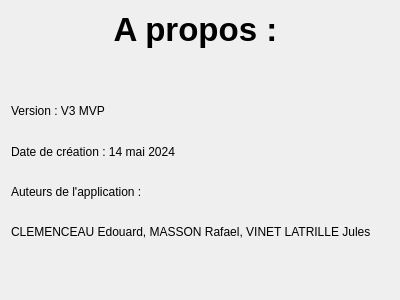
<?xml version="1.0" encoding="UTF-8"?>
<ui version="4.0">
 <class>apropos</class>
 <widget class="QDialog" name="apropos">
  <property name="geometry">
   <rect>
    <x>0</x>
    <y>0</y>
    <width>400</width>
    <height>300</height>
   </rect>
  </property>
  <property name="windowTitle">
   <string>Dialog</string>
  </property>
  <layout class="QVBoxLayout" name="verticalLayout_2">
   <item>
    <layout class="QVBoxLayout" name="verticalLayout">
     <item>
      <widget class="QLabel" name="label">
       <property name="font">
        <font>
         <pointsize>25</pointsize>
         <bold>true</bold>
        </font>
       </property>
       <property name="text">
        <string>A propos : </string>
       </property>
       <property name="alignment">
        <set>Qt::AlignCenter</set>
       </property>
      </widget>
     </item>
     <item>
      <spacer name="verticalSpacer">
       <property name="orientation">
        <enum>Qt::Vertical</enum>
       </property>
       <property name="sizeType">
        <enum>QSizePolicy::Minimum</enum>
       </property>
       <property name="sizeHint" stdset="0">
        <size>
         <width>20</width>
         <height>40</height>
        </size>
       </property>
      </spacer>
     </item>
     <item>
      <widget class="QLabel" name="label_2">
       <property name="text">
        <string>Version : V3 MVP</string>
       </property>
      </widget>
     </item>
     <item>
      <widget class="QLabel" name="label_3">
       <property name="text">
        <string>Date de création : 14 mai 2024</string>
       </property>
      </widget>
     </item>
     <item>
      <widget class="QLabel" name="label_4">
       <property name="text">
        <string>Auteurs de l'application : </string>
       </property>
      </widget>
     </item>
     <item>
      <widget class="QLabel" name="label_5">
       <property name="text">
        <string>CLEMENCEAU Edouard, MASSON Rafael, VINET LATRILLE Jules</string>
       </property>
      </widget>
     </item>
     <item>
      <spacer name="verticalSpacer_2">
       <property name="orientation">
        <enum>Qt::Vertical</enum>
       </property>
       <property name="sizeType">
        <enum>QSizePolicy::Minimum</enum>
       </property>
       <property name="sizeHint" stdset="0">
        <size>
         <width>20</width>
         <height>40</height>
        </size>
       </property>
      </spacer>
     </item>
    </layout>
   </item>
  </layout>
 </widget>
 <resources/>
 <connections/>
</ui>
